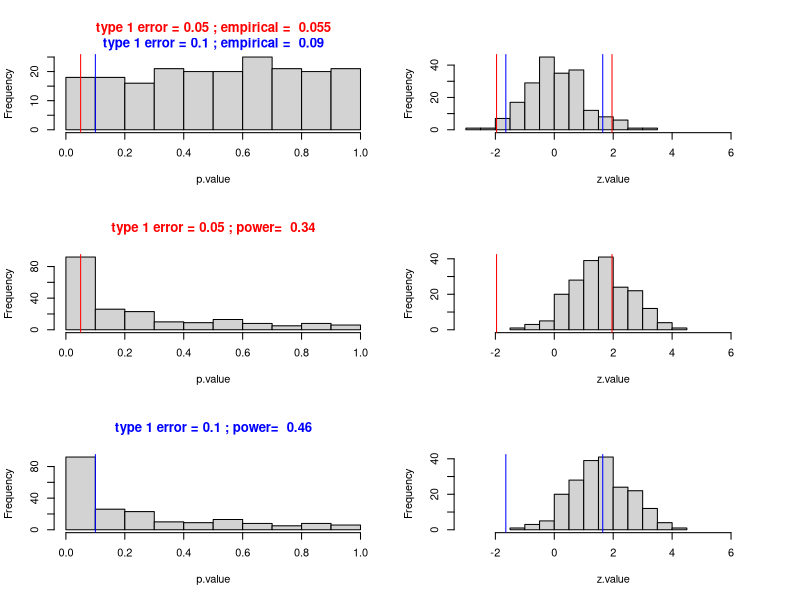
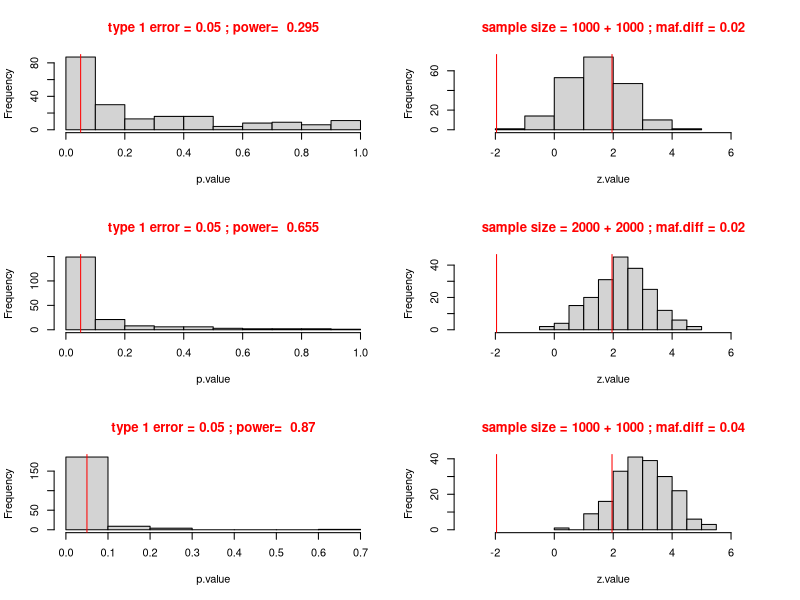
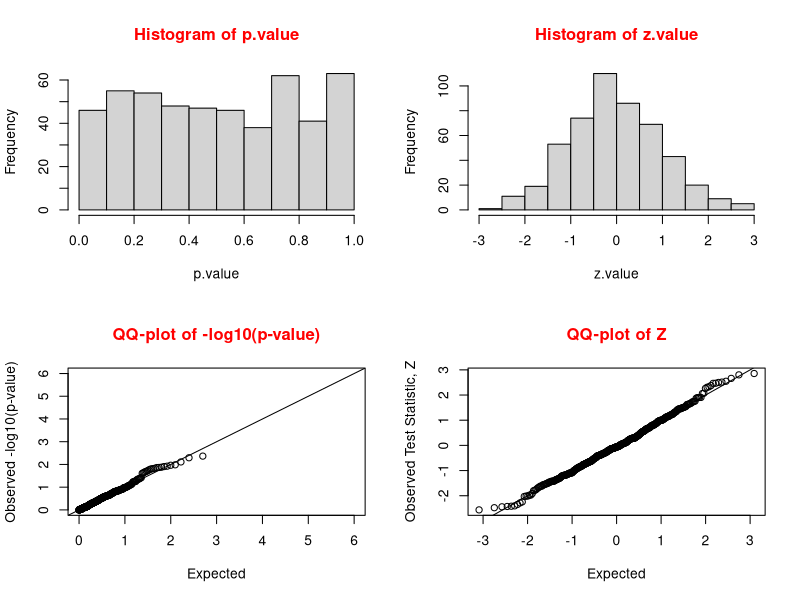
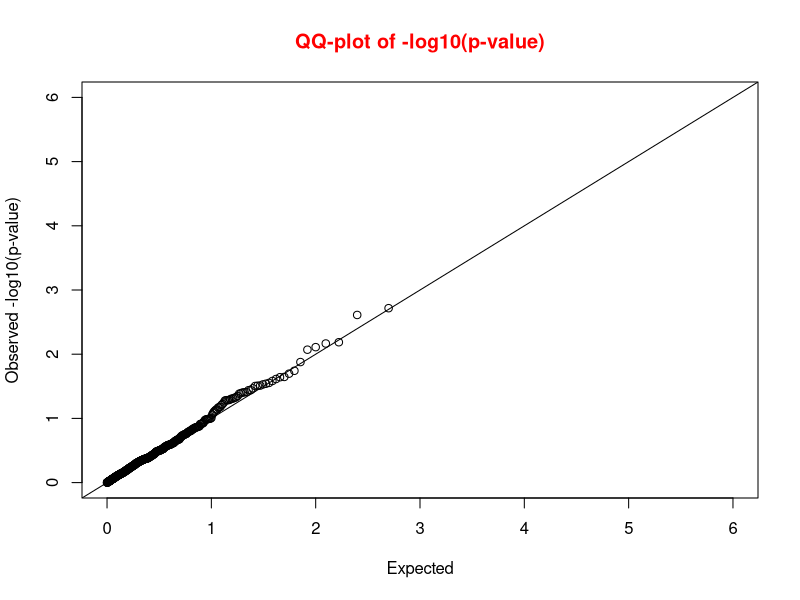
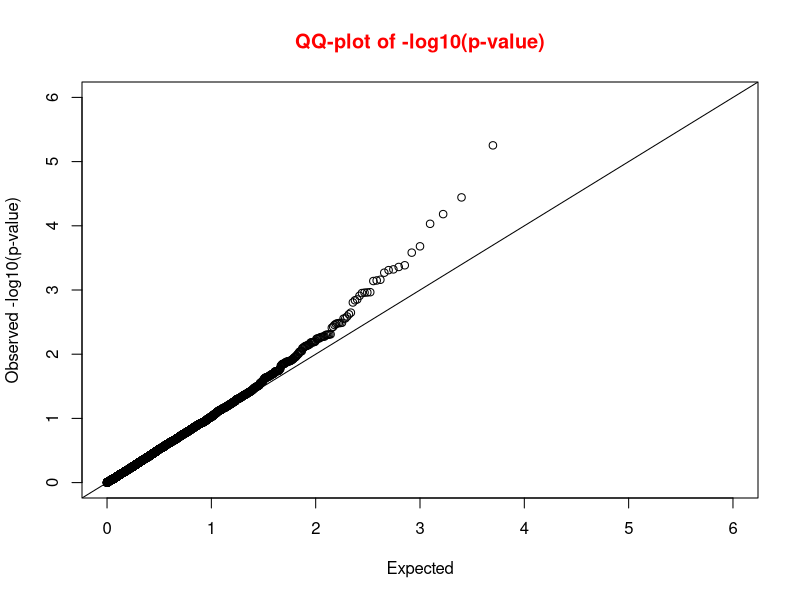

These figures' R source, in order:
####################################################################################################
### Use simulation to understand the p-value distribution, type 1 error, power, factors influencing power 
### and the multiple hypothesis testing issue via case-control association study 
### Note that codes below are written with the purpose of clarity but not necessarily "smart"; 
### should be modified if you want to scale it up.  
####################################################################################################

##########################################
### Case-Control association study
##########################################

### sample size and phenotype 
###############################

## use the "typical" sample size
no.cases<-1000
no.controls<-1000

## y being the phenotype: the case=1 or control=0 status of the samples
y<-c(rep(0, no.controls), rep(1, no.cases))

###########################################################################################
### To Understand the classical Type 1 Error
### We start with a single **null** SNP that is NOT associated with the phenotype of interest
###########################################################################################

## the MAF of this SNP in controls
maf.controls<-0.2

## the MAF of this SNP in cases: same as controls since it's not associated
maf.cases<-maf.controls ## OR=1

  ## first get the number of samples having one of the three genotypes, separately for controls and cases, 
  ## assuming HWE, distribution is multinomial 
  geno.counts.controls<-rmultinom(1, size=no.controls, prob=c((1-maf.controls)^2, 2*maf.controls*(1-maf.controls), maf.controls^2))
  geno.counts.cases<-rmultinom(n=1, size=no.cases, prob=c((1-maf.cases)^2, 2*maf.cases*(1-maf.cases), maf.cases^2))

  ## then we create the corresponding predictor vector x using the additive coding of the genotype
  ## 0, 1, 2 copies of the minor allele
  ## NOTE: make sure the coding is consistent with the geno.counts variables
 
  x<-c(rep(0, geno.counts.controls[1]), rep(1, geno.counts.controls[2]), rep(2, geno.counts.controls[3]), rep(0, geno.counts.cases[1]), rep(1, geno.counts.cases[2]), rep(2, geno.counts.cases[3]))

  ## take a look at the 2 by 3 table
  xtabs(~y+x)

  ## now we do a logistic regression of y on x 
  logitfit<-glm(y~x, family=binomial(link="logit"))
  
  ## summary of the results
  summary.logitfit<-summary(logitfit)
  print(summary.logitfit)

  ## grab the p-value of testing the coefficient of x is 0
  p.value<-summary.logitfit$coefficient[2,4]
  print(p.value)

## If we were to use 0.05 as the significance threshold, i.e. alpha=0.05, 
## was this SNP significant? 

###########################################################################################
## How often do you expect to declare signficance (i.e. make a mistake) at alpha=0.05?
## The above is just 1 association study of this SNP, so to answer this question, 
## we can imagine 200 INDEPENDENT association studies have been conducted 
## (say 200 different investigators conducted INDEPENDENT association studies of this SNP of interest), 
## so on average/in the long run, how many investigators/studies will make a false claim?
###########################################################################################

no.studies<-200

## a vector to store the p.values and the test statististics from all the studies
p.value<-rep(-1, no.studies)
z.value<-rep(-1, no.studies)

for( index.studies in 1:no.studies) {
  geno.counts.controls<-rmultinom(1, size=no.controls, prob=c((1-maf.controls)^2, 2*maf.controls*(1-maf.controls), maf.controls^2))
  geno.counts.cases<-rmultinom(1, size=no.cases, prob=c((1-maf.cases)^2, 2*maf.cases*(1-maf.cases), maf.cases^2))
  x<-c(rep(0, geno.counts.controls[1]), rep(1, geno.counts.controls[2]), rep(2, geno.counts.controls[3]), rep(0, geno.counts.cases[1]), rep(1, geno.counts.cases[2]), rep(2, geno.counts.cases[3]))
  logitfit<-glm(y~x, family=binomial(link="logit"))
  summary.logitfit<-summary(logitfit)
  p.value[index.studies]<-summary.logitfit$coefficient[2,4]
  z.value[index.studies]<-summary.logitfit$coefficient[2,3]
  print(index.studies)
}

## How often do you expect to declare signficance (i.e. make a mistake, type 1 error) at alpha=0.05?
## should be 5%
## what's the observed empirical type 1 error?

alpha<-0.05
empirical.alpha<-sum(p.value<=alpha)/no.studies
print(empirical.alpha)

## empirical type 1 error should be pretty close to the nomimal the nominal level 0.05.
## to increase the accuracy of the estimate, you can increase no.studies to say 10,000.
## Q: how many replicates are large enough?

## take a look at the histogram (empirical distribution) of the p.value and the test statisitcs
par(mfrow=c(3,2))

hist(p.value, main=" ")
par(col.main="red")
title(main=paste("type 1 error =", alpha, "; empirical = ", empirical.alpha))
abline(v=alpha, col="red")
## if we to use alpha=0.1, then
alpha<-0.1
empirical.alpha<-sum(p.value<=alpha)/no.studies
print(empirical.alpha)
par(col.main="blue")
title(main=paste("type 1 error =", alpha, "; empirical = ", empirical.alpha), col="blue", line=0.5)
abline(v=alpha, col="blue")

alpha<-0.05
hist(z.value,xlim=c(-3,7), main=" ")
abline(v=qnorm(alpha/2), col="red")
abline(v= -qnorm(alpha/2), col="red")
alpha<-0.1
abline(v=qnorm(alpha/2), col="blue")
abline(v= -qnorm(alpha/2), col="blue")

###########################################################################################
## you can derive analytically that the p.value ~ unif(0,1) if all the hypotheses are null
###########################################################################################

###########################################################################################
### To understand the classical Power
### Now with a single **alternative** SNP that is truly associated with the phenotype of interest
###########################################################################################

## phenotype
no.cases<-1000
no.controls<-1000
y<-c(rep(0, no.controls), rep(1, no.cases))

## the MAF of this SNP in controls
maf.controls<-0.2

## the MAF of this SNP in cases: a bit higher. 
## The difference will determine the power (certainly also the sample size)
maf.cases<-0.22 # OR~1.13

## then we can use the codes above and obtain the empirical power, i.e. power estimate
## you can also calculate the expected power analytically!

no.studies<-200
## a vector to store the p.values from all the studies
p.value<-rep(-1, no.studies)
z.value<-rep(-1, no.studies)

for( index.studies in 1:no.studies) {
  geno.counts.controls<-rmultinom(1, size=no.controls, prob=c((1-maf.controls)^2, 2*maf.controls*(1-maf.controls), maf.controls^2))
  geno.counts.cases<-rmultinom(1, size=no.cases, prob=c((1-maf.cases)^2, 2*maf.cases*(1-maf.cases), maf.cases^2))
  x<-c(rep(0, geno.counts.controls[1]), rep(1, geno.counts.controls[2]), rep(2, geno.counts.controls[3]), rep(0, geno.counts.cases[1]), rep(1, geno.counts.cases[2]), rep(2, geno.counts.cases[3]))
  logitfit<-glm(y~x, family=binomial(link="logit"))
  summary.logitfit<-summary(logitfit)
  p.value[index.studies]<-summary.logitfit$coefficient[2,4]
  z.value[index.studies]<-summary.logitfit$coefficient[2,3]
  print(index.studies)
}

############################################################################################
## notice the p.value distribution now looks different from Unif(0,1)
## Q: what kind of distributuion do you expect for p.values derived under the alternative?
#############################################################################################

alpha<-0.05
empirical.power<-sum(p.value<=alpha)/no.studies
print(empirical.power)

hist(p.value, main=" ")
par(col.main="red")
title(main=paste("type 1 error =", alpha, "; power= ", empirical.power))
abline(v=alpha, col="red")

hist(z.value,xlim=c(-3,7), main="")
abline(v=qnorm(alpha/2), col="red")
abline(v= -qnorm(alpha/2), col="red")

#######################################################
### Q: what are factors that influence power?
#######################################################

#####################################################################################################
## We can artifically increase the power by allowing a larger type 1 error 
## the trade-off between type 1 error and power
## say if alpha=0.1, but the rest parameters stay the same, in fact we assume the data stay the same
####################################################################################################

alpha<-0.1

empirical.power<-sum(p.value<=alpha)/no.studies
print(empirical.power)

hist(p.value, main=" ")
par(col.main="blue")
title(main=paste("type 1 error =", alpha, "; power= ", empirical.power))
abline(v=alpha, col="blue")


hist(z.value,xlim=c(-3,7), main="")
abline(v=qnorm(alpha/2), col="blue")
abline(v= -qnorm(alpha/2), col="blue")

#########################################################################################
## However, allowing alpha=0.1 means that if the SNP is actually NOT associated, 
## now 10% instead of 5% of the studies/investigators will make mistake/false positive.
########################################################################################

#######################################################################################
## We can increase the power by increase the sample size
## say no.cases=no.controls=2000, and rest stay the same
########################################################################################

####################################################
## For comparison, first redo the 1000 sample plots
#####################################################

no.cases<-1000
no.controls<-1000
y<-c(rep(0, no.controls), rep(1, no.cases))
maf.controls<-0.2
maf.cases<-0.22
no.studies<-200
p.value<-rep(-1, no.studies)
z.value<-rep(-1, no.studies)

for( index.studies in 1:no.studies) {
  geno.counts.controls<-rmultinom(1, size=no.controls, prob=c((1-maf.controls)^2, 2*maf.controls*(1-maf.controls), maf.controls^2))
  geno.counts.cases<-rmultinom(1, size=no.cases, prob=c((1-maf.cases)^2, 2*maf.cases*(1-maf.cases), maf.cases^2))
  x<-c(rep(0, geno.counts.controls[1]), rep(1, geno.counts.controls[2]), rep(2, geno.counts.controls[3]), rep(0, geno.counts.cases[1]), rep(1, geno.counts.cases[2]), rep(2, geno.counts.cases[3]))
  logitfit<-glm(y~x, family=binomial(link="logit"))
  summary.logitfit<-summary(logitfit)
  p.value[index.studies]<-summary.logitfit$coefficient[2,4]
  z.value[index.studies]<-summary.logitfit$coefficient[2,3]
  print(index.studies)
}

alpha<-0.05
empirical.power<-sum(p.value<=alpha)/no.studies
print(empirical.power)

par(mfrow=c(3,2))
hist(p.value, main=" ")
par(col.main="red")
title(main=paste("type 1 error =", alpha, "; power= ", empirical.power))
abline(v=alpha, col="red")

hist(z.value,xlim=c(-3,7), main=paste("sample size =", no.cases, "+", no.controls, "; maf.diff =", (maf.cases-maf.controls)))
abline(v=qnorm(alpha/2), col="red")
abline(v= -qnorm(alpha/2), col="red")

#############################################
## Now increase the sample size to 2000 each
#############################################
no.cases<-2000
no.controls<-2000
y<-c(rep(0, no.controls), rep(1, no.cases))
maf.controls<-0.2
maf.cases<-0.22
no.studies<-200
p.value<-rep(-1, no.studies)
z.value<-rep(-1, no.studies)

for( index.studies in 1:no.studies) {
  geno.counts.controls<-rmultinom(1, size=no.controls, prob=c((1-maf.controls)^2, 2*maf.controls*(1-maf.controls), maf.controls^2))
  geno.counts.cases<-rmultinom(1, size=no.cases, prob=c((1-maf.cases)^2, 2*maf.cases*(1-maf.cases), maf.cases^2))
  x<-c(rep(0, geno.counts.controls[1]), rep(1, geno.counts.controls[2]), rep(2, geno.counts.controls[3]), rep(0, geno.counts.cases[1]), rep(1, geno.counts.cases[2]), rep(2, geno.counts.cases[3]))
  logitfit<-glm(y~x, family=binomial(link="logit"))
  summary.logitfit<-summary(logitfit)
  p.value[index.studies]<-summary.logitfit$coefficient[2,4]
  z.value[index.studies]<-summary.logitfit$coefficient[2,3]
  print(index.studies)
}


alpha<-0.05
empirical.power<-sum(p.value<=alpha)/no.studies
print(empirical.power)

hist(p.value, main=" ")
par(col.main="red")
title(main=paste("type 1 error =", alpha, "; power= ", empirical.power))
abline(v=alpha, col="red")

hist(z.value,xlim=c(-3,7), main=paste("sample size =", no.cases, "+", no.controls, "; maf.diff =", (maf.cases-maf.controls)))
abline(v=qnorm(alpha/2), col="red")
abline(v= -qnorm(alpha/2), col="red")

############################################################################################
## We can "increase" the distance between the null and alternative
## say maf.cases=0.24 instead of 0.22 (maf.control=0.2)
## Note that we cannot really increase the effect of a SNP, 
## rather, we are essentially looking at a different SNP that has a bigger genetic effect;
## or the actual causal variant rather the tagging SNP.
########################################################################################
maf.controls<-0.2
maf.cases<-0.24  # OR~1.26

no.cases<-1000
no.controls<-1000
y<-c(rep(0, no.controls), rep(1, no.cases))
no.studies<-200
p.value<-rep(-1, no.studies)
z.value<-rep(-1, no.studies)

for( index.studies in 1:no.studies) {
  geno.counts.controls<-rmultinom(1, size=no.controls, prob=c((1-maf.controls)^2, 2*maf.controls*(1-maf.controls), maf.controls^2))
  geno.counts.cases<-rmultinom(1, size=no.cases, prob=c((1-maf.cases)^2, 2*maf.cases*(1-maf.cases), maf.cases^2))
  x<-c(rep(0, geno.counts.controls[1]), rep(1, geno.counts.controls[2]), rep(2, geno.counts.controls[3]), rep(0, geno.counts.cases[1]), rep(1, geno.counts.cases[2]), rep(2, geno.counts.cases[3]))
  logitfit<-glm(y~x, family=binomial(link="logit"))
  summary.logitfit<-summary(logitfit)
  p.value[index.studies]<-summary.logitfit$coefficient[2,4]
  z.value[index.studies]<-summary.logitfit$coefficient[2,3]
  print(index.studies)
}


alpha<-0.05
empirical.power<-sum(p.value<=alpha)/no.studies
print(empirical.power)

hist(p.value, main=" ")
par(col.main="red")
title(main=paste("type 1 error =", alpha, "; power= ", empirical.power))
abline(v=alpha, col="red")

hist(z.value,xlim=c(-3,7), main=paste("sample size =", no.cases, "+", no.controls, "; maf.diff =", (maf.cases-maf.controls)))
abline(v=qnorm(alpha/2), col="red")
abline(v= -qnorm(alpha/2), col="red")

#########################################################################################
### The above is emprical evaluation via simulations. How would you do it analtyically?
### Need to revisit some of the classical sample size and power calculation.
### Main messages for a single hypothesis test:
### 1. always start with type 1 error control
### 2. given the same type 1 error, power goes up if you increase the sample size, the 
###########################################################################################

################################################################################################################
### Something to think about: potential pitfalls of p-value
##############################################################################################################
### If maf.controls<-0.2 and maf.cases<-0.202, 
### do we ever get a significant result? If so, do you really care about this SNP?
### e.g. sample size from 1K, 10K to 100K 
### many current large meta-analyses have sample size 100K or more; what's the implication? 
### Check Yang et al. (2011). 
## Genomic inflation factors under polygenic inheritance. European Journal of Human Genetics (2011) 19, 807–812


maf.controls<-0.2
maf.cases<-0.202  # OR~1.01

for(i in 1:3) {
  no.cases<-1000*(10^i)
  no.controls<-1000*(10^i)
  y<-c(rep(0, no.controls), rep(1, no.cases))
  geno.counts.controls<-rmultinom(1, size=no.controls, prob=c((1-maf.controls)^2, 2*maf.controls*(1-maf.controls), maf.controls^2))
  geno.counts.cases<-rmultinom(1, size=no.cases, prob=c((1-maf.cases)^2, 2*maf.cases*(1-maf.cases), maf.cases^2))
  x<-c(rep(0, geno.counts.controls[1]), rep(1, geno.counts.controls[2]), rep(2, geno.counts.controls[3]), rep(0, geno.counts.cases[1]), rep(1, geno.counts.cases[2]), rep(2, geno.counts.cases[3]))
  logitfit<-glm(y~x, family=binomial(link="logit"))
  summary.logitfit<-summary(logitfit)
  p.value<-summary.logitfit$coefficient[2,4]
 print(p.value)
}

## Notice the sampling variation and also the fact that p-value depends on the sample size
## Even maf differ by say 0.0001 (OR~1.0006), as long as you increase the sample size, p-value will be very small
################################################################################################################


###########################################################################################
### Now we move to the GWAS setting where in ONE SINGLE STUDY, 
### we are interested in many SNPs, i.e. association study of many SNPs at once. 
### Remember: whenever at least one SNP is significant, then we have a "successful" 
### (could be true positive but could be also false positive) GWAS.
###########################################################################################
### Again: we start with **1 single GWAS** of **many SNPs**, 
### and we assume all SNP are null SNPs/not associated SNP, i.e. generate data under the null model
### so, whatever we declare to be significant would be FALSE positives
###########################################################################################

no.cases<-1000
no.controls<-1000
y<-c(rep(0, no.controls), rep(1, no.cases))

########################################################################
### number of SNPs and genotypes
## for simplicity, start with 500 SNPs only. 
## We can increase number if we write our codes in a more efficient way
#########################################################################

no.null.snps<-500
no.alter.snps<-0
no.snps<-no.null.snps+no.alter.snps

## create a vector to store the p.value of the association test for each of the SNPs 
p.value<-rep(-1, no.snps)
z.value<-rep(-1, no.snps)

#################################################################################################
## MAF will be randomly drawn from unif(0.05, 0.5)
## use lower bound of 0.05 because of the concern of small sample counts for the rare homo group
## expected sample counts for that group is no.samples*MAF^2

## since we are currently working with null SNPs, 
## there is no worries about the MAF differences between cases and controls yet
## maf is a vector containing the MAF for each of SNPs
################################################################################################

maf.controls<-runif(no.snps, min=0.05, max=0.5)
maf.cases<-maf.controls

## for each of the SNPs, repeat what we did for a single SNP
## note that each SNP has its own maf indexed by index.snp
for(index.snp in 1:no.snps) {
  geno.counts.controls<-rmultinom(1, size=no.controls, prob=c((1-maf.controls[index.snp])^2, 2*maf.controls[index.snp]*(1-maf.controls[index.snp]), maf.controls[index.snp]^2))
  geno.counts.cases<-rmultinom(1, size=no.cases, prob=c((1-maf.cases[index.snp])^2, 2*maf.cases[index.snp]*(1-maf.cases[index.snp]), maf.cases[index.snp]^2))
  x<-c(rep(0, geno.counts.controls[1]), rep(1, geno.counts.controls[2]), rep(2, geno.counts.controls[3]), rep(0, geno.counts.cases[1]), rep(1, geno.counts.cases[2]), rep(2, geno.counts.cases[3]))

  logitfit<-glm(y~x, family=binomial(link="logit"))
  summary.logitfit<-summary(logitfit)
  p.value[index.snp]<-summary.logitfit$coefficient[2,4]
  z.value[index.snp]<-summary.logitfit$coefficient[2,3]
  
  print(index.snp)
}

#####################################################################################
## take a look at the histogram (empirical distribution) of the p.values and z-values
####################################################################################
par(mfrow=c(2,2))
hist(p.value)
hist(z.value)

###############################################################################
## if we were to use 0.05 as the significance threshold, i.e. alpha=0.05, 
## how many SNPs would we EXPECT to be significant and 
## how many SNPs would we actually declare "associated" with the phenotype?
################################################################################
alpha<-0.05
no.null.snps*alpha
sum(p.value<=alpha)

########################################################################################
## so if we were to use alpha=0.05, we will always have something significant to declare!
## If we were to repeat the above for say no.studies=200 INDEPENDENT studies, 
## then every single study will declare significance, i.e. make a mistake, 
## and the actually/empirical type 1 error will be 100% instead of the nomial 5%!!!
############################################################################################

############################################################################################
### Some additional points to make
## can also use QQ-plot to compare it with the unif distribution
## better to work on the -log10 (p.value) scale: interested in the very small p-value
## expected ordered p.values of no.snps is 
## 1, no.snps-1/no.snps, no.snps-2/no.snps,...,2/no.snps, 1/no.snps based on unif(0,1) distribution
#####################################################################################################
x.name<-"Expected"
y.name<-"Observed -log10(p-value)"
main.name<-"QQ-plot of -log10(p-value)"
qqplot(-log10(seq(no.snps:1)/no.snps), sort(-log10(p.value)), xlim=c(0,6), ylim=c(0,6), xlab=x.name, ylab=y.name, main=main.name)
abline(0,1)

## on the normal Z scale
x.name<-"Expected"
y.name<-"Observed Test Statistic, Z"
main.name<-"QQ-plot of Z"
qqnorm(z.value, xlab=x.name, ylab=y.name, main=main.name)
abline(0,1)

#############################################################################################################
## outliers are SNPs of interest: p-value smaller than what's expected, evidence for association/significance
## Q: confidence bands? how to determine which ones are outliers? 
## what far the points have to be away from the line? 
## This is back to the proper control of type 1 error rate control.
##############################################################################################################

#######################################################################################
## This leads to discussions on how to better control the error 
## and consider different kinds of measures of errors as well
##########################################################################################

##################################
## Bonferroni correction
####################################
## What if we used alpha.gw = alpha/no.snpss? 
## Would this study be significant (i.e any SNP with p < alpha.gw?)
#####################################################################
alpha.gw <- alpha/no.snps
print(alpha.gw)
sum(p.value<=alpha.gw)
print(min(p.value))

################################################################################
## we now imagine 100 INDEPENDENT GWAS have been conducted 
## (say 100 different investigators conducted independent GWAS, each used a 500 chip for genotyping
## so on average/in the long run, 
## how many investigators/studies will call their GWAS significant and make a false claim?
##############################################################################################################


########################################################
## for the sake of time, we start with 10 investigators
########################################################
no.studies<-10
no.null.snps<-500
no.alter.snps<-0
no.snps<-no.null.snps+no.alter.snps

alpha<-0.05
alpha.gw <- alpha/no.snps

## count the number of significant GWAS studies at a given alpha level
count.sig.studies.alpha <- 0
count.sig.studies.alpha.gw <- 0

no.cases<-1000
no.controls<-1000
y<-c(rep(0, no.controls), rep(1, no.cases))

maf.controls<-runif(no.snps, min=0.05, max=0.5)
maf.cases<-maf.controls
p.value<-rep(-1, no.snps)

for(index.study in 1:no.studies) {

   for(index.snp in 1:no.snps) {
     geno.counts.controls<-rmultinom(1, size=no.controls, prob=c((1-maf.controls[index.snp])^2, 2*maf.controls[index.snp]*(1-maf.controls[index.snp]), maf.controls[index.snp]^2))
     geno.counts.cases<-rmultinom(1, size=no.cases, prob=c((1-maf.cases[index.snp])^2, 2*maf.cases[index.snp]*(1-maf.cases[index.snp]), maf.cases[index.snp]^2))
     x<-c(rep(0, geno.counts.controls[1]), rep(1, geno.counts.controls[2]), rep(2, geno.counts.controls[3]), rep(0, geno.counts.cases[1]), rep(1, geno.counts.cases[2]), rep(2, geno.counts.cases[3]))

    logitfit<-glm(y~x, family=binomial(link="logit"))
    summary.logitfit<-summary(logitfit)
    p.value[index.snp]<-summary.logitfit$coefficient[2,4]
   }

    print(index.study)

   if (sum(p.value<=alpha) > 0)
    count.sig.studies.alpha <- count.sig.studies.alpha + 1

    if (sum(p.value<=alpha.gw) > 0)
    count.sig.studies.alpha.gw <- count.sig.studies.alpha.gw + 1

}

print(count.sig.studies.alpha/no.studies)
print(count.sig.studies.alpha.gw/no.studies)

##########################################################################################################
## Is Bonferroni correction a good approach in this context?

## Alternative control: False Discovery Rate (FDR)
## Check Craiu RV, Sun L (2008). Choosing the lesser evil: trade-off between false discovery rate and non-discovery rate. Statistica Sinica 18:861-879. for some background reading  on this topic.
##  Multiple hypothesis testing is a cruical issue in the genome-wide studies, incuding the incoming sequencing analysis: more number of tests/snps to worry about. In somesense, this type of agnostic approach to the genome is not efficient: Sun L (2011). On the efficiency of genome-wide scans: a multiple hypothesis testing perspective. U.P.B. Sci. Bull., Series A., 73(1):19-26.

## Incorporating prior information to increase power: 

##[Theory] Sun et al. (2006). Stratified false discovery control for large-scale hypothesis testing with application to genome-wide association studies. Genetic Epidemiology 30:519-530. 
##[Theory] Yoo et al. (2010). Were genome-wide linkage studies a waste of time? Exploiting candidate regions within genome-wide association studies. Genetic Epidemiology 34:107-118. 

## [Application 1] Wright et al. (2011). Genome-wide association and linkage identify modifier loci of lung disease severity in cystic fibrosis at 11p13 and 20q13.2. Nature Genetics 43:539-548.
## [Application 2] Sun et al. (2012). Multiple apical plasma membrane constituents are associated with susceptibility to meconium ileus in individuals with cystic fibirosis. Nature Genetics 44:562-569.

## [Application 3] Andreassen et al. (2013). Improved detection of common variants associated with schizophrenia by leveraging pleiotropy with cardiovascular-disease risk factors. American journal of Human Genetics 92(2):197-209.
## [Application 4] Schork et al. (2013). All SNPs Are Not Created Equal: Genome-Wide Association Studies Reveal a Consistent Pattern of Enrichment among Functionally Annotated SNPs. PLoS Genet 9(4): e1003449. doi:10.1371/journal.pgen.1003449

##########################################################################################################

############################################################################################
## q-values and FDR
## q-values are one-to-one mapped with p-values (i.e. order of the SNPs do not change)
## But, q-values are FDR-corrected p-values 
## (in contrast to the p-values corrected for family-wise error rate, FWER) 
## Rejecting SNPs with q-values <-0.05 means, among all the significant SNPs (positives),
## the expected false positive rate is 0.05, E[FP/P]=0.05
## q-values calculation follows a recursive formula starting with the least significant one
###########################################################################################

## use the last replicate from the previous study, a GWAS of a set of 500 not associated SNPs
p.val<-p.value

  ## p.val is a vection of p-values

  ## remove missing p-values 
  total.tests<-length(p.val)
  print(c("Total number of tests:",total.tests))
  p.val<-na.omit(p.val)
  total.tests.with.p <- length(p.val)
  print(c("      after removing missing data:",total.tests.with.p))
 
  ## check if the p-values are bounded
  epsilon <- 0.0001
  which.k<-which(p.val< -epsilon | p.val > (1+epsilon))
  if (length(p.val[which.k])!=0) {
    print("Error in input p-values: < 0 or > 1")
    print("Note: missing data codes should be NA") 
    quit("yes")
  }

  ## estimation of pi.0 = 1-pi.1, 
  ## the proportion of the noise, i.e. NOT associated SNPs

  ## use the method of Storey and Tibshirani (2003) 
  v.lambda<-seq(0,.95,.01)
  v.pi.0 <-rep(-1,length(v.lambda))
  for(i in 1:(length(v.lambda)))
    v.pi.0[i]<-sum(p.val>v.lambda[i])/(length(p.val)*(1-v.lambda[i]))
  fit2<-smooth.spline(v.lambda,v.pi.0,df=3,w=(1-v.lambda))
  pi.0 <- predict(fit2,x=1)$y
  ## make sure that pi.0 not > 1
  pi.0 <- min(pi.0, 1)
  print(c("pi.0=", pi.0))

  ## Calculate q-values 
  ord.p.val<-sort(p.val)
  q.val<-rep(0,length(p.val))
  q.val[length(p.val)]<-ord.p.val[length(p.val)]*pi.0
  for (i in (length(p.val)-1):1)
  q.val[i]<-min(ord.p.val[i]*length(p.val)/i*pi.0, q.val[i+1])
  print(c("min(q-value)=", q.val[1]))

####################################################################
## In comparison: the minimum Bonferroni corrected p-value would be 
#####################################################################
# not bounded version
min(p.val)*length(p.val)
# bounded version
min(min(p.val)*length(p.val), 1)


#####################################################################################################
## Additional points
## How do you define power in multiple hypothesis testing?
## What influence power?
######################################################################################################

###############################################################
## Comparison 1: 5 out 500 are associated vs. 10 vs. 100 vs. 260
## each associated with the same small genetic effect (OR~1.13)
#################################################################

par(mfrow=c(1,1))

no.snps<-500
no.alter.snps<-5 # or 5, 10 or 100 or 260
no.null.snps<-no.snps-no.alter.snps
p.value<-rep(-1,no.snps)

## For the not associated SNPs, directly draw the p-values from Unif(0,1)
p.value[1:no.null.snps]<-runif(no.null.snps)
## For the remaining associated SNPs,
maf.controls<-0.2
maf.cases<-0.22   # check what would happen if the effect size were a bit bigger from 0.22 to 0.23 to 0.24
no.cases<-1000
no.controls<-1000
for(i in 1:no.alter.snps) {
  y<-c(rep(0, no.controls), rep(1, no.cases))
  geno.counts.controls<-rmultinom(1, size=no.controls, prob=c((1-maf.controls)^2, 2*maf.controls*(1-maf.controls), maf.controls^2))
  geno.counts.cases<-rmultinom(1, size=no.cases, prob=c((1-maf.cases)^2, 2*maf.cases*(1-maf.cases), maf.cases^2))
  x<-c(rep(0, geno.counts.controls[1]), rep(1, geno.counts.controls[2]), rep(2, geno.counts.controls[3]), rep(0, geno.counts.cases[1]), rep(1, geno.counts.cases[2]), rep(2, geno.counts.cases[3]))
  logitfit<-glm(y~x, family=binomial(link="logit"))
  summary.logitfit<-summary(logitfit)
  p.value[no.null.snps+i]<-summary.logitfit$coefficient[2,4]
  }
  
x.name<-"Expected"
y.name<-"Observed -log10(p-value)"
main.name<-"QQ-plot of -log10(p-value)"
qqplot(-log10(seq(no.snps:1)/no.snps), sort(-log10(p.value)), xlim=c(0,6), ylim=c(0,6), xlab=x.name, ylab=y.name, main=main.name)
abline(0,1)

## FDR control
p.val<-p.value
  ## use the method of Storey and Tibshirani (2003) 
  v.lambda<-seq(0,.95,.01)
  v.pi.0 <-rep(-1,length(v.lambda))
  for(i in 1:(length(v.lambda)))
    v.pi.0[i]<-sum(p.val>v.lambda[i])/(length(p.val)*(1-v.lambda[i]))
  fit2<-smooth.spline(v.lambda,v.pi.0,df=3,w=(1-v.lambda))
  pi.0 <- predict(fit2,x=1)$y
  ## make sure that pi.0 not > 1
  pi.0 <- min(pi.0, 1)
  print(c("pi.0=", pi.0))

  ## Calculate q-values 
  ord.p.val<-sort(p.val)
  q.val<-rep(0,length(p.val))
  q.val[length(p.val)]<-ord.p.val[length(p.val)]*pi.0
  for (i in (length(p.val)-1):1)
  q.val[i]<-min(ord.p.val[i]*length(p.val)/i*pi.0, q.val[i+1])
  print(c("min(q-value)=", q.val[1]))

## if we control FDR at 0.05,how many signficant SNPs?
sum(q.val<=0.05)
## compared with FWER control with Bonferroni correction
sum(p.val<=0.05/no.snps)

##########################################################################################
## Note that FDR is less stringent than control FWER, but it's not a magic bullet
## When there is only a small proprotion of the tests/SNPs associated (e.g. 5 or 10 out 500);
## FDR and FWER give similar results; But you see the difference when the proportion gets larger
##########################################################################################
## Also note the sampling variation: if you run the program several times, you may get lucky or unlucy
## By the time no.alter.snps reaches 260, think about the interpretation of the qq-plot 
## in the context of genomic control labmda, population stratificiation, do we have any here?
###############################################################################################

##########################################################################
## Comparison 2: 10 out 500 are associated vs. 100 out 5000 are associated
## All associated have the same effect
##########################################################################

no.snps<-5000          # 500 or 5000
no.alter.snps<-100     # 10  or 100
no.null.snps<-no.snps-no.alter.snps
p.value<-rep(-1,no.snps)

## For the not associated SNPs, directly draw the p-values from Unif(0,1)
p.value[1:no.null.snps]<-runif(no.null.snps)
## For the remaining associated SNPs,
maf.controls<-0.2
maf.cases<-0.22
no.cases<-1000
no.controls<-1000
for(i in 1:no.alter.snps) {
  y<-c(rep(0, no.controls), rep(1, no.cases))
  geno.counts.controls<-rmultinom(1, size=no.controls, prob=c((1-maf.controls)^2, 2*maf.controls*(1-maf.controls), maf.controls^2))
  geno.counts.cases<-rmultinom(1, size=no.cases, prob=c((1-maf.cases)^2, 2*maf.cases*(1-maf.cases), maf.cases^2))
  x<-c(rep(0, geno.counts.controls[1]), rep(1, geno.counts.controls[2]), rep(2, geno.counts.controls[3]), rep(0, geno.counts.cases[1]), rep(1, geno.counts.cases[2]), rep(2, geno.counts.cases[3]))
  logitfit<-glm(y~x, family=binomial(link="logit"))
  summary.logitfit<-summary(logitfit)
  p.value[no.null.snps+i]<-summary.logitfit$coefficient[2,4]
  }
  
x.name<-"Expected"
y.name<-"Observed -log10(p-value)"
main.name<-"QQ-plot of -log10(p-value)"
qqplot(-log10(seq(no.snps:1)/no.snps), sort(-log10(p.value)), xlim=c(0,6), ylim=c(0,6), xlab=x.name, ylab=y.name, main=main.name)
abline(0,1)

## FDR control
p.val<-p.value
  ## use the method of Storey and Tibshirani (2003) 
  v.lambda<-seq(0,.95,.01)
  v.pi.0 <-rep(-1,length(v.lambda))
  for(i in 1:(length(v.lambda)))
    v.pi.0[i]<-sum(p.val>v.lambda[i])/(length(p.val)*(1-v.lambda[i]))
  fit2<-smooth.spline(v.lambda,v.pi.0,df=3,w=(1-v.lambda))
  pi.0 <- predict(fit2,x=1)$y
  ## make sure that pi.0 not > 1
  pi.0 <- min(pi.0, 1)
  print(c("pi.0=", pi.0))

  ## Calculate q-values 
  ord.p.val<-sort(p.val)
  q.val<-rep(0,length(p.val))
  q.val[length(p.val)]<-ord.p.val[length(p.val)]*pi.0
  for (i in (length(p.val)-1):1)
  q.val[i]<-min(ord.p.val[i]*length(p.val)/i*pi.0, q.val[i+1])
  print(c("min(q-value)=", q.val[1]))

## if we control FDR at 0.05,how many signficant SNPs?
sum(q.val<=0.05)
## compared with FWER control with Bonferroni correction
sum(p.val<=0.05/no.snps)

######################################################################
## The END
### Lei Sun, December 7, 2015 
######################################################################
